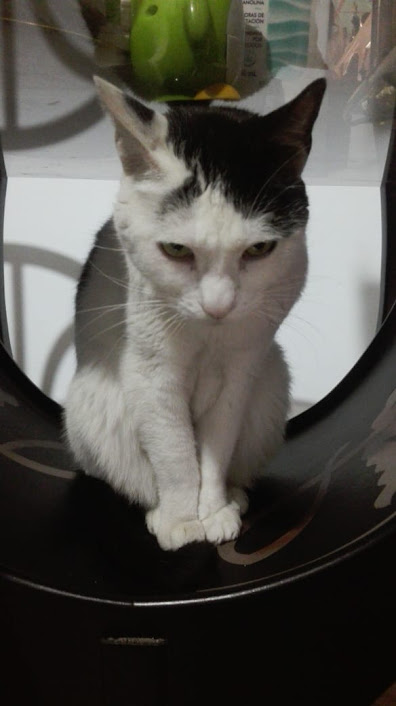
#> input picture Neural Networks/Karin.jpg, 396 x 706 px, given in place of the camera
$ python 1Labor.py   (older library calls are emulated)
#> lines starting #> are read from the running program, lines starting #| are printed output that depends on the picture; after the words box and inside, x2 and y2 are one past the last pixel; in counts of white or black regions, pixels touching at a corner belong together
# import the opencv library
#Giovanni Rodriguez Gutierrez
#S0556233

import cv2
from cv2 import vconcat
from cv2 import erode
import numpy as np


# define a video capture object
vid = cv2.VideoCapture(0)

vid.set(cv2.CAP_PROP_FRAME_WIDTH,640)
vid.set(cv2.CAP_PROP_FRAME_HEIGHT,480)

if not vid.isOpened():
        raise IOError("Cannot open webcam")
font = cv2.FONT_HERSHEY_SIMPLEX
while(True):

    # Capture the video frame
    # by frame
    ret, frame = vid.read()
#> frame is the input picture: shape (706, 396, 3); mean B, G, R 75.8, 81.4, 83.4


    GB3 = cv2.GaussianBlur(frame,(3,3),cv2.BORDER_DEFAULT)
    cv2.putText(GB3,
                'GaussianBlur 3x3',
                (50, 50),
                font, 1,
                (0, 255, 255),
                2,
                cv2.LINE_4)
#> GB3: shape (706, 396, 3); mean B, G, R 75.4, 82.6, 84.7
    GB55 = cv2.GaussianBlur(frame,(55,3),cv2.BORDER_DEFAULT)
    cv2.putText(GB55,
                'GaussianBlur 55x3',
                (50, 50),
                font, 1,
                (0, 255, 255),
                2,
                cv2.LINE_4)
#> GB55: shape (706, 396, 3); mean B, G, R 75.4, 82.7, 84.8
    median = cv2.medianBlur(frame,3,3)
    cv2.putText(median,
                'MedianBlur 3x3',
                (50, 50),
                font, 1,
                (0, 255, 255),
                2,
                cv2.LINE_4)
#> median: shape (706, 396, 3); mean B, G, R 75.5, 82.6, 84.6


    # display input and output image
    cv2.imshow("Gaussian Smoothing",np.hstack((frame, GB3,GB55,median)))

    #### High Pass filters.
    # converting to gray scale
    gray = cv2.cvtColor(frame, cv2.COLOR_BGR2GRAY)

    # convolute with proper kernels
    laplacian = cv2.Laplacian(gray,cv2.CV_16S,ksize=3)
    # Normalized Capture
    laplacian_norm = cv2.normalize( laplacian, None, alpha=0, beta=255, norm_type=cv2.NORM_MINMAX, dtype=cv2.CV_8U);
    cv2.putText(laplacian_norm,
                'Laplacian',
                (50, 50),
                font, 1,
                (0, 0, 0),
                3,
                cv2.LINE_4)
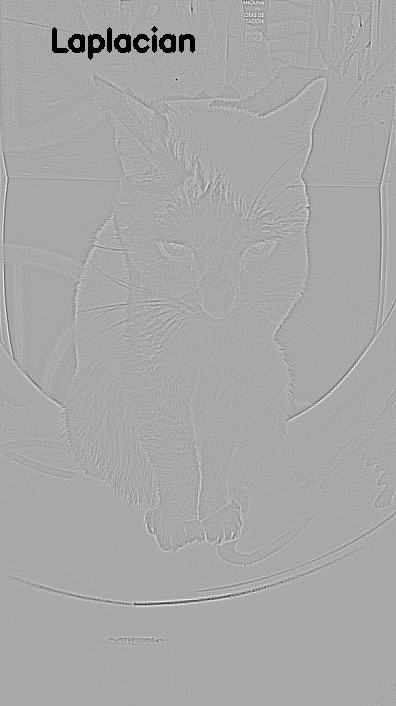
#> laplacian_norm: shape (706, 396); min 0, max 255, mean 167.1
    sobelx = cv2.Sobel(gray,cv2.CV_16S,1,0,ksize=3)  # x
    sobelx_norm = cv2.normalize(sobelx, None, alpha=0, beta=255, norm_type=cv2.NORM_MINMAX, dtype=cv2.CV_8U);
    cv2.putText(sobelx_norm,
                'Sobel X Axis',
                (50, 50),
                font, 1,
                (255, 255, 255),
                3,
                cv2.LINE_4)
#> sobelx_norm: shape (706, 396); min 0, max 255, mean 129.9
    sobely = cv2.Sobel(gray,cv2.CV_16S,0,1,ksize=3)  # y
    sobely_norm = cv2.normalize(sobely, None, alpha=0, beta=255, norm_type=cv2.NORM_MINMAX, dtype=cv2.CV_8U);
    cv2.putText(sobely_norm,
                'Sobel y Axis',
                (50, 50),
                font, 1,
                (255, 255, 125),
                3,
                cv2.LINE_4)
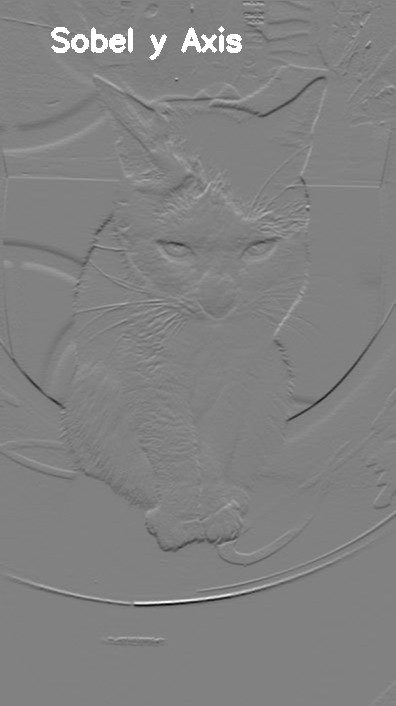
#> sobely_norm: shape (706, 396); min 0, max 255, mean 129.6
    cv2.imshow("Hochpass",np.hstack((laplacian_norm, sobelx_norm,sobely_norm)))

    #### Edges and Thresholding.
    # Setting parameter values
    t_lower = 50  # Lower Threshold
    t_upper = 150  # Upper threshold
    # Applying the Canny Edge filter
    Canny_edge = cv2.Canny(frame, t_lower, t_upper)
#> Canny_edge: shape (706, 396); 5.1% white in thin lines or dots
    cv2.putText(Canny_edge,
                'Canny Edges',
                (50, 50),
                font, 1,
                (255, 255, 255),
                2,
                cv2.LINE_4)
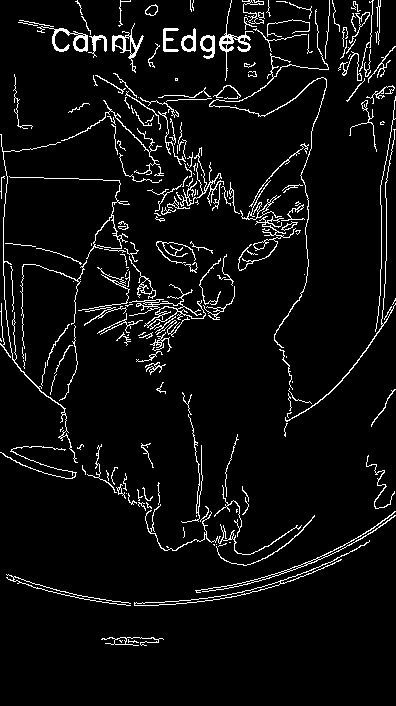
#> Canny_edge: shape (706, 396); 5.5% white in thin lines or dots

    # Otsu's thresholding
    ret2,th2 = cv2.threshold(gray,0,255,cv2.THRESH_BINARY+cv2.THRESH_OTSU)
#> th2: shape (706, 396); 39.2% white; 71 white regions (58 under 20 px), largest, box (x1, y1, x2, y2) and area: (3, 36, 297, 550) 73690, (213, 0, 396, 420) 33218, (138, 0, 204, 51) 1388
#> ret2 = 94
    cv2.putText(th2,
                'Otsu thresholding',
                (50, 50),
                font, 1,
                (0, 255, 255),
                2,
                cv2.LINE_4)
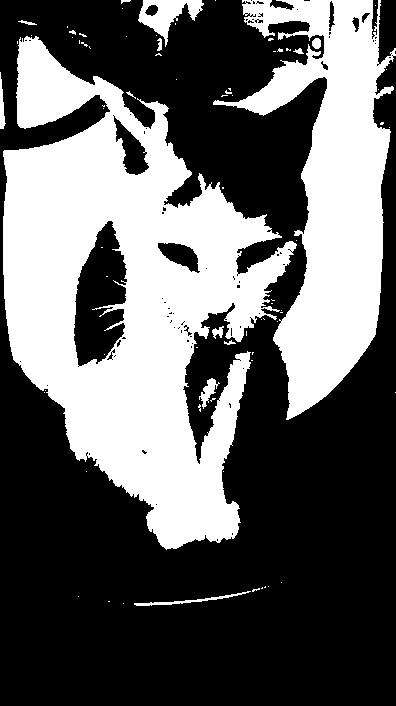
#> th2: shape (706, 396); 39.1% white; 76 white regions (61 under 20 px), largest, box (x1, y1, x2, y2) and area: (3, 36, 297, 550) 73690, (213, 0, 396, 420) 32875, (138, 0, 204, 47) 1285
    equ = cv2.equalizeHist(gray)
    cv2.putText(equ,
                'equalized Histogram',
                (50, 50),
                font, 1,
                (0, 0, 0),
                2,
                cv2.LINE_4)
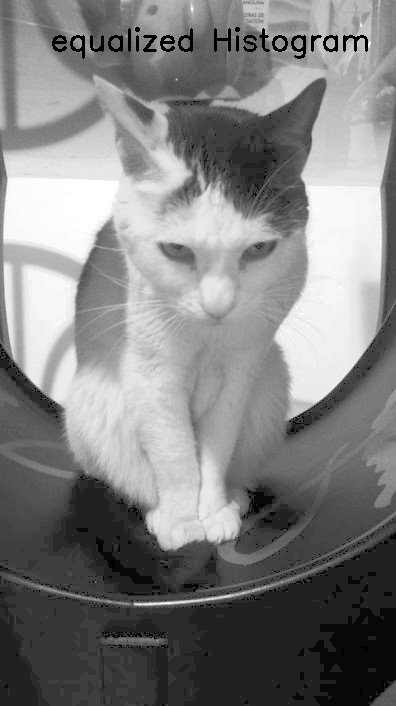
#> equ: shape (706, 396); min 0, max 255, mean 128.8
    cv2.imshow("Edges, threshold and EQ",np.hstack((Canny_edge, th2,equ)))

    #### Erosion and dilation of images.


    kernel_e = cv2.getStructuringElement(cv2.MORPH_RECT, (7,7))
    img_erosion = cv2.erode(frame, kernel_e, iterations=1)
    cv2.putText(img_erosion,
                'Erosion',
                (50, 50),
                font, 1,
                (0, 255, 255),
                2,
                cv2.LINE_4)
#> img_erosion: shape (706, 396, 3); mean B, G, R 63.5, 69.8, 71.7
    kernel_d = cv2.getStructuringElement(cv2.MORPH_ELLIPSE, (17,17))
    img_dilation = cv2.dilate(frame, kernel_d, iterations=1)
    cv2.putText(img_dilation,
                'Dilation',
                (50, 50),
                font, 1,
                (0, 255, 255),
                2,
                cv2.LINE_4)
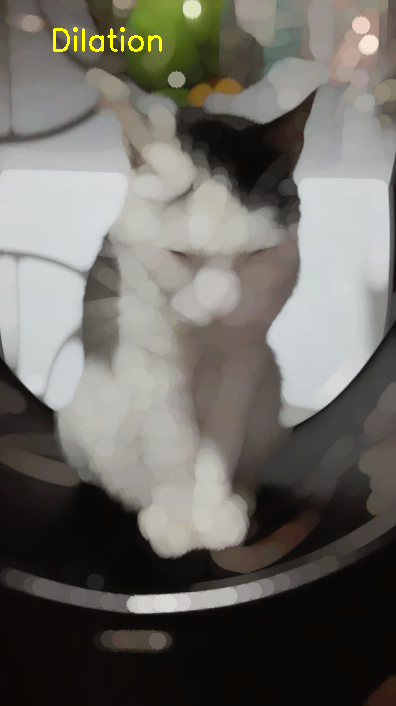
#> img_dilation: shape (706, 396, 3); mean B, G, R 100.5, 106.7, 108.8
    cv2.imshow("Erosion and dilation",np.hstack((img_erosion,img_dilation)))
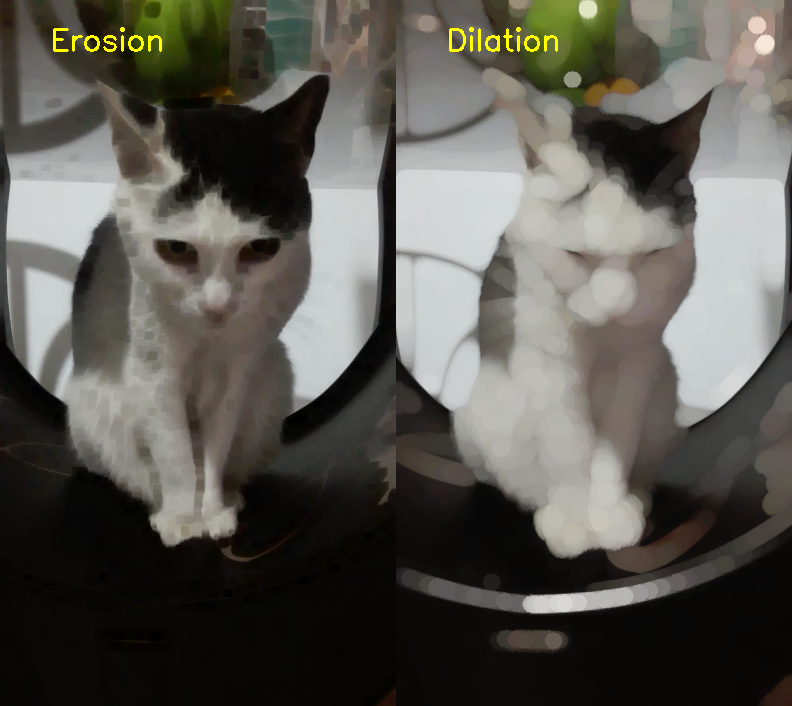
#> window 'Erosion and dilation': shape (706, 792, 3); mean B, G, R 82, 88.3, 90.3


    # the 'q' button is set as the quit button

    if cv2.waitKey(1) & 0xFF == ord('q'):
#> (key q is pressed here)
        break

# After the loop release the cap object
vid.release()


# Destroy all the windows
cv2.destroyAllWindows()

$ run again, on Neural Networks/andy.jpg
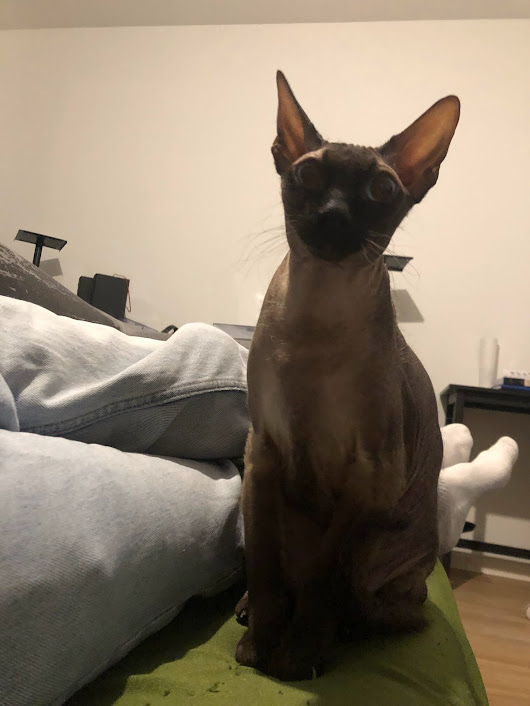
#> input picture Neural Networks/andy.jpg, 530 x 706 px, given in place of the camera
#> frame is the input picture: shape (706, 530, 3); mean B, G, R 107.2, 124.9, 138.4
#> `cv2.putText(Canny_edge, 'Canny Edges', (50, 50), font, 1, (255, 255, 2..`:
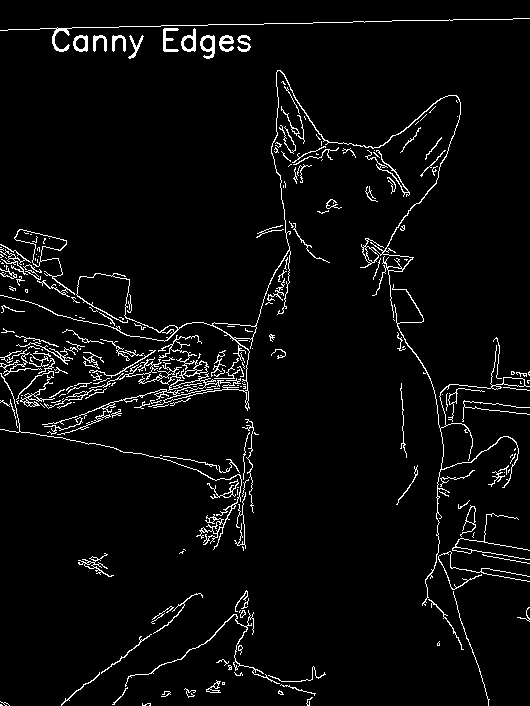
#> Canny_edge: shape (706, 530); 4.2% white in thin lines or dots
#> ret2 = 126
#> `cv2.imshow("Erosion and dilation",np.hstack((img_erosion,img_dilation)))`:
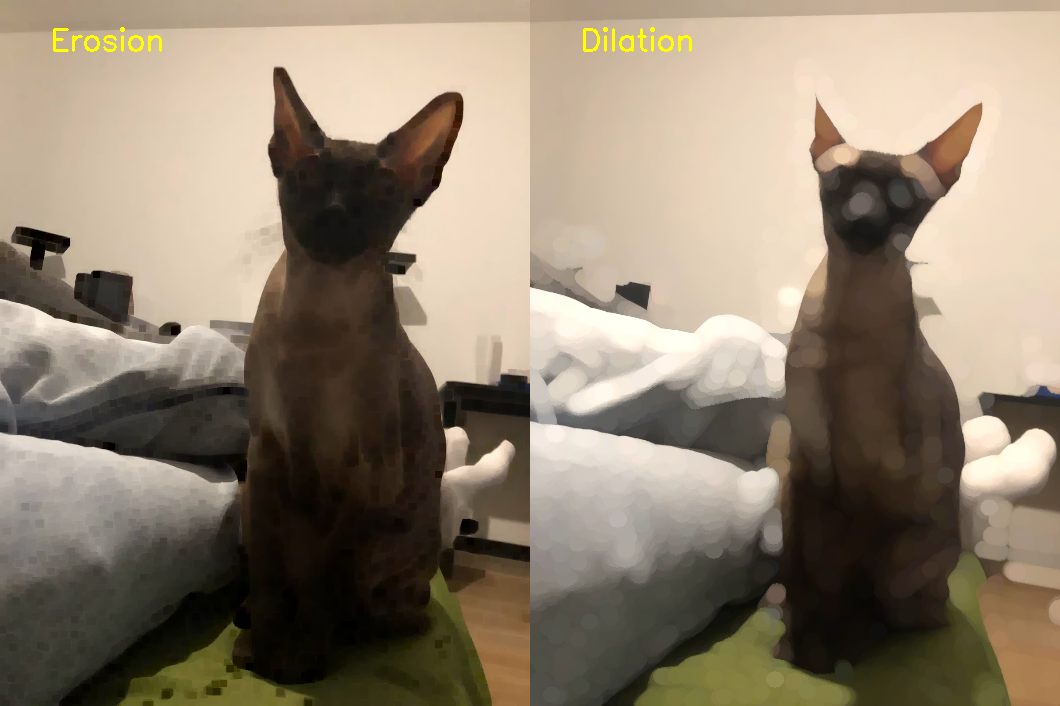
#> window 'Erosion and dilation': shape (706, 1060, 3); mean B, G, R 111, 129.5, 143.1

$ run again, on Neural Networks/cat_wiki.jpg
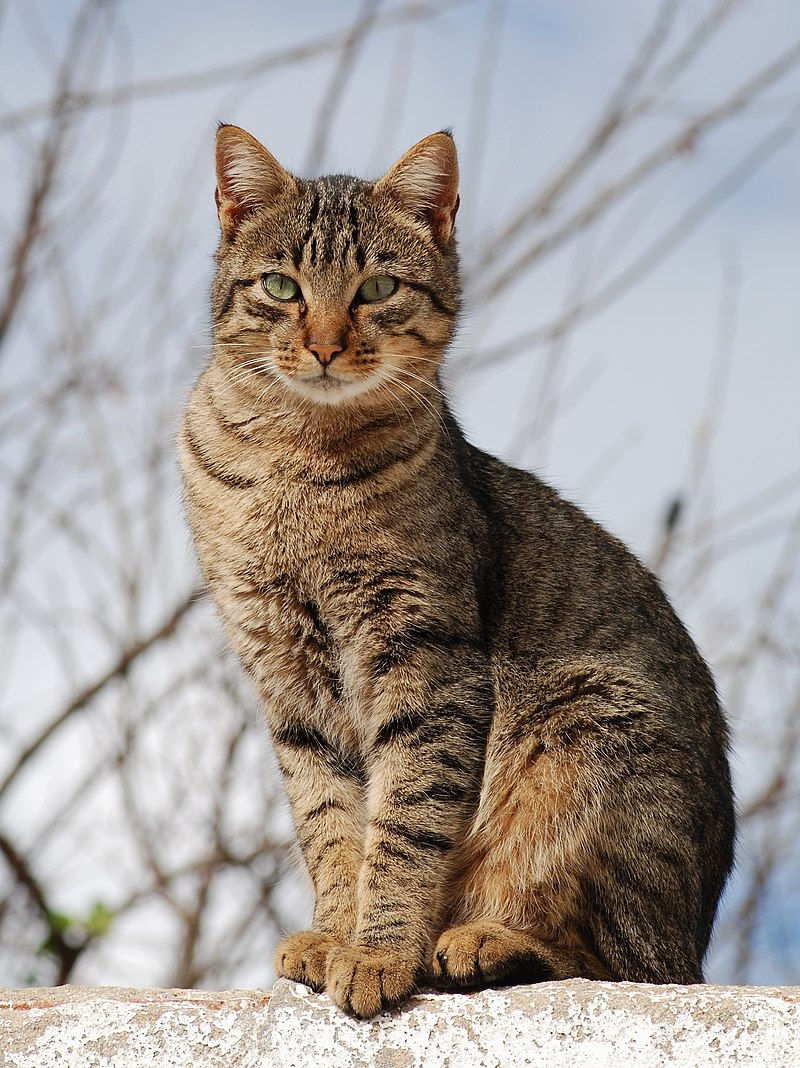
#> input picture Neural Networks/cat_wiki.jpg, 800 x 1068 px, given in place of the camera
#> frame is the input picture: shape (1068, 800, 3); mean B, G, R 150.4, 154.8, 161.7
#> `cv2.putText(Canny_edge, 'Canny Edges', (50, 50), font, 1, (255, 255, 2..`:
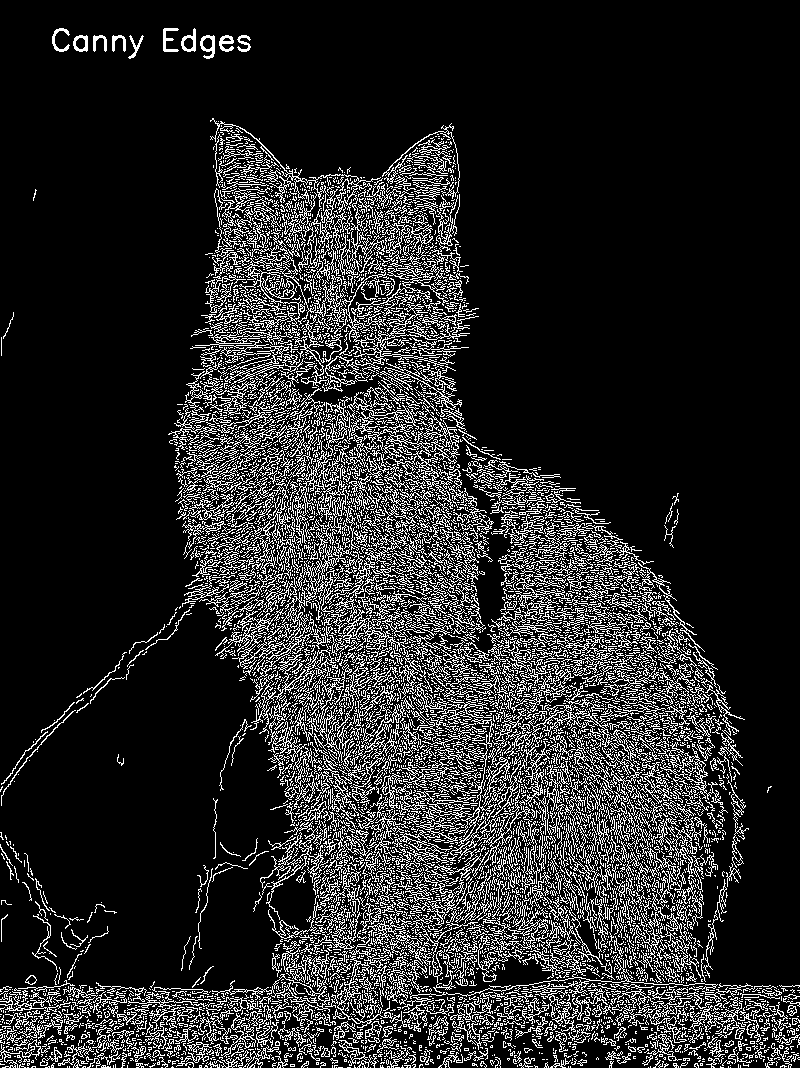
#> Canny_edge: shape (1068, 800); 15.6% white in thin lines or dots
#> ret2 = 126
#> `equ = cv2.equalizeHist(gray)`:
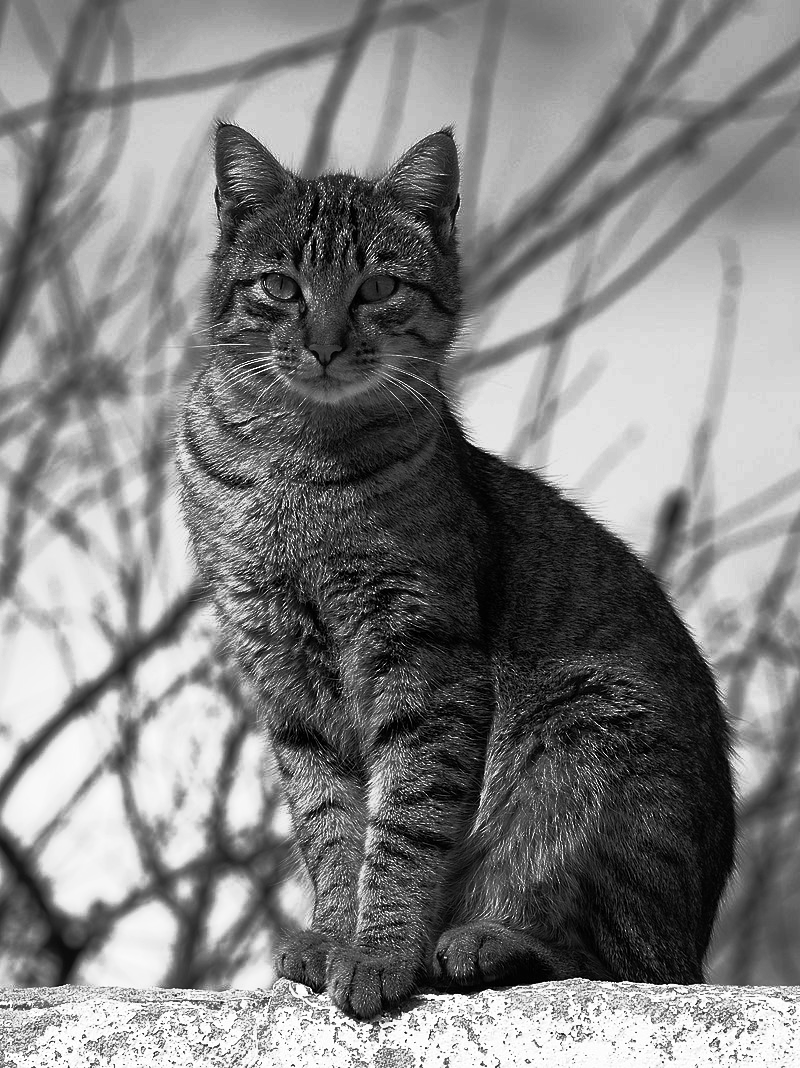
#> equ: shape (1068, 800); min 0, max 255, mean 128.4
